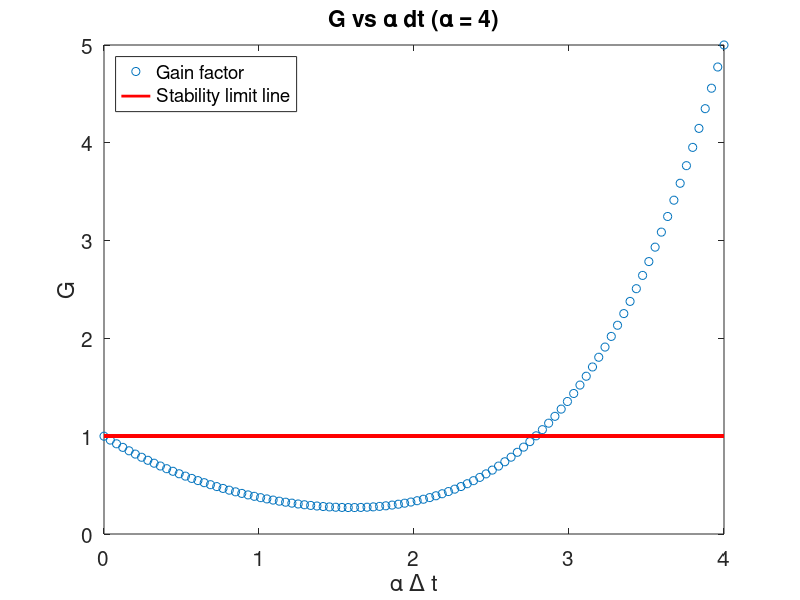

Write MATLAB code to recreate this figure. (Note: this script raises an error after producing the figure.)
%% Introduction
%Aldous George
%EP 501
%Final Exam
%This code contains excerpts from codes provided by Dr. Zettergen.
%https://github.com/Zettergren-Courses/EP501_matlab/
clc
clearvars
close all
%% Problem 1

n = 100;
dt = linspace(0,1,n);
alpha = 4;
G=zeros(1,n);
for i=1:n
        G(i) = 1-(dt(i)*alpha)+(0.5*(dt(i)*alpha)^2)-...
            ((1/6)*(dt(i)*alpha)^3)+((1/24)*(dt(i)*alpha)^4);
end

figure(1);
alphadt=alpha.*dt;
plot(alphadt,G,'o');
set(gca,'FontSize',15);
ylabel('G');
xlabel('\alpha \Delta t');
hold on
plot(0:0.04:4,ones(101),'r','LineWidth',2);
legend('Gain factor','Stability limit line','Location','NorthWest');
title('G vs \alpha dt (\alpha = 4)')

%1-c
x=linspace(0,20,1000);        %radial independent variable
maxit =100;              %Max Iterations 
tol=1e-3;                %Tolerance
verbose =false;
g = @objfun1;
gprime = @objgradfun1;
ygrid=g(x);
g2 = @objfun2;
ygrid2 = ygrid+2;

for j=1:2
    x0=(j-1);    %Initial condition x_i
    [R(j),it,success]=newton_exact(g,gprime,x0,maxit,tol,verbose);
end
disp(['Real Roots: ', num2str(R)]);
figure(2)
subplot(1,2,1)
plot(x,ygrid)
set(gca,'FontSize',15);
ylim([-1,10]);
xlabel('\Delta t');
ylabel('gain factor');
title('G(\alpha ,\Delta t)-1 = 0')
subplot(1,2,2)
plot(x,ygrid2)
set(gca,'FontSize',15);
ylim([-1,10]);
title('1-b) G(\alpha ,\Delta t)+1 = 0')
xlabel('\Delta t');
ylabel('gain factor');

%1-d 
%Gridding in time
N=16;
tmin=0;
tmax=10;
t=linspace(tmin,tmax,N);
%t=[tmin:R(2):tmax];
dt=t(2)-t(1);

%true solution
y0=1;
ybar=y0*exp(-alpha*t);

%RK2
yRK2=zeros(1,N);
yRK2(1)=y0;
for n=2:N
    yhalf=yRK2(n-1)+dt/2*(-alpha*yRK2(n-1));
    yRK2(n)=yRK2(n-1)+dt*(-alpha*yhalf);
end %for

%RK4
yRK4=zeros(1,N);
yRK4(1)=y0;
for n=2:N
    dy1=dt*fRK(t(n-1),yRK4(n-1),alpha);
    dy2=dt*fRK(t(n-1)+dt/2,yRK4(n-1)+dy1/2,alpha);
    dy3=dt*fRK(t(n-1)+dt/2,yRK4(n-1)+dy2/2,alpha);
    dy4=dt*fRK(t(n-1)+dt,yRK4(n-1)+dy3,alpha);
    
    yRK4(n)=yRK4(n-1)+1/6*(dy1+2*dy2+2*dy3+dy4);
end %for

figure(3);
clf;
plot(t,ybar,'o-');
xlabel('t');
ylabel('y(t)');
set(gca,'FontSize',15);
hold on;
plot(t,yRK2,'--')
plot(t,yRK4,'^-')
ylim([0,8]);
legend('Exact','RK2','RK4')
title('1-d) f(t,y) = -\alpha y');

%1-e
%Gridding in time
%Recalculating below the limit
N=15;                           %Slightly below the limit
t=linspace(tmin,20,N);
dt=t(2)-t(1);

ybar=y0*exp(-alpha*t);

%RK4
yRK4=zeros(1,N);
yRK4(1)=y0;
for n=2:N
    dy1=dt*fRK(t(n-1),yRK4(n-1),alpha);
    dy2=dt*fRK(t(n-1)+dt/2,yRK4(n-1)+dy1/2,alpha);
    dy3=dt*fRK(t(n-1)+dt/2,yRK4(n-1)+dy2/2,alpha);
    dy4=dt*fRK(t(n-1)+dt,yRK4(n-1)+dy3,alpha);
    
    yRK4(n)=yRK4(n-1)+1/6*(dy1+2*dy2+2*dy3+dy4);
end %for

figure(4);
subplot(1,2,1);
plot(t,ybar,'o-');
xlabel('t');
ylabel('y(t)');
set(gca,'FontSize',15);
hold on
plot(t,yRK4,'^-')
legend('Exact','RK4')
title('1-e) \Delta t = 0.7143');

%Recalculating above the limit
N=16;                           %Slightly above the limit
t=linspace(tmin,tmax,N);
dt=t(2)-t(1);

ybar=y0*exp(-alpha*t);

%RK4
yRK4=zeros(1,N);
yRK4(1)=y0;
for n=2:N
    dy1=dt*fRK(t(n-1),yRK4(n-1),alpha);
    dy2=dt*fRK(t(n-1)+dt/2,yRK4(n-1)+dy1/2,alpha);
    dy3=dt*fRK(t(n-1)+dt/2,yRK4(n-1)+dy2/2,alpha);
    dy4=dt*fRK(t(n-1)+dt,yRK4(n-1)+dy3,alpha);
    
    yRK4(n)=yRK4(n-1)+1/6*(dy1+2*dy2+2*dy3+dy4);
end %for

figure(4);
subplot(1,2,2);
plot(t,ybar,'o-');
xlabel('t');
ylabel('y(t)');
set(gca,'FontSize',15);
hold on
plot(t,yRK4,'^-')
% ylim([0,8]);
legend('Exact','RK4')
title('1-e) \Delta t = 0.6667');

%% Problem 2
clc
clearvars
close all

%2-b
lx=50;
x=linspace(-10,10,lx)';
y=cos(x);                   %y def
ytripleprime=sin(x);

figure();
plot(x,y);
hold on;
plot(x,ytripleprime);

dy3_dx=zeros(lx,1);
dx=x(2)-x(1);

den=dx^3;

%forward difference at the beginning
dy3_dx(1)=(y(4)-3*y(3)+3*y(2)-y(1))/den;

for ix=2:lx-2
    dy3_dx(ix)=(y(ix+2)-3*y(ix+1)+3*y(ix)-y(ix-1))/den;
end %for

%backward difference at the end
dy3_dx(lx-1)=(y(lx-1)-3*y(lx-2)+3*y(lx-3)-y(lx-4))/den;
dy3_dx(lx)=(y(lx)-3*y(lx-1)+3*y(lx-2)-y(lx-3))/den;

x=linspace(-10,10,lx)';
plot(x,dy3_dx,'k--')
legend('Orginal function', 'Analytical', 'Numerical');
xlabel('x');
ylabel('y(x) or y''''''(x)');
title('2-b) Comparison of third derivative approximations');
xlim([0 2*pi]);


%2-d
disp('2-d)');

M = [ -2,2,-4/3,2/3; -1,1/2,-1/6,1/24; 1,1/2,1/6,1/24; 2,2,4/3,2/3];
[L,U] = DLUfactor(M);
nref=length(M);
InvM=[];
for ir=1:nref
    B=zeros(nref,1);
    B(ir) = 1;
    %Forward sub for b'
    Bprime=LTriForwardSub(L,B);
    %Back substitution for x
    x=backsub(cat(2,U,Bprime)); %ith column of the Inverse
    InvM=cat(2,InvM,x);
end %for
disp('Inverse of M:  ');
disp(InvM);

%2-f
disp('2-f');
x=linspace(-10,10,lx)';
y=cos(x);
f4prime=cos(x);

figure();
plot(x,y);
hold on;
plot(x,f4prime);

den=dx^4;
%forward difference at the beginning
dy4_dx(1)=(y(5)-4*y(4)+6*y(3)-4*y(2)+y(1))/den;
dy4_dx(2)=(y(6)-4*y(5)+6*y(4)-4*y(3)+y(2))/den;

for ix=3:lx-2
    dy4_dx(ix)=(y(ix+2)-4*y(ix+1)+6*y(ix)-4*y(ix-1)+y(ix-2))/den;
end %for

%backward difference at the end
dy4_dx(lx-1)=(y(lx-1)-4*y(lx-2)+6*y(lx-3)-4*y(lx-4)+y(lx-5))/den;
dy4_dx(lx)=(y(lx)-4*y(lx-1)+6*y(lx-2)-4*y(lx-3)+y(lx-4))/den;

x=linspace(-10,10,lx)';
plot(x,dy4_dx,'k--')
legend('Orginal function', 'Analytical', 'Numerical');
xlabel('x');
ylabel('y(x) or y''''''(x)');
title('2-f) Comparison of Fourth derivative approximations');
xlim([0 2*pi]);

%2-g
disp('2-g');
n=6;
for j=1:n
    for k=1:n
        M(j,k)= ((n/2)+1-j)^k/(factorial(k));
        if (n/2)+1-j<=0
            M(j,k)=((n/2)-j)^k/factorial(k);
        end
    end
end
M=flip(M);
disp(M);

%Inverse of M

[L,U] = DLUfactor(M);
nref=length(M);
InvM=[];
for ir=1:nref
    B=zeros(nref,1);
    B(ir) = 1;
    %Forward sub for b'
    Bprime=LTriForwardSub(L,B);
    %Back substitution for x
    x=backsub(cat(2,U,Bprime)); %ith column of the Inverse
    InvM=cat(2,InvM,x);
end %for
disp('Inverse of M:  ');
disp(InvM);


%% Problem 3
clc
clearvars
close all

%Parameters
lamda=2;
dx=1/64;
lx=65;
dt=5*dx^2/(2*lamda);
x=0:dx:1;


tmax=1024*(1/(lamda*2*pi/(2*dx)^2));
t=0:dt:tmax;
lt=numel(t);

%Boundary Conditions
f=zeros(lx,lt);
f(:,lt)=sin(2*pi*x)+sin(8*pi*x);

A=zeros(lx,lx);
b=zeros(1,lx);
%b
ff=f;
%Euler iterations
for n=lt-1:-1:2
    A(1,1)=1;
    b(1)=0; 
    for i=2:lx-1     %interior grid points
        %i-1 coeff
        A(i,i-1)=-lamda/2/dx^2;
        
        %i coeff
        A(i,i)=1/dt+lamda/dx^2;
        
        %i+1 coeff
        A(i,i+1)=-lamda/2/dx^2;
        
        b(i)=ff(i,n+1)/dt+(ff(i+1,n+1)-2*ff(i,n+1)+ff(i-1,n+1))/dx^2*(lamda/2);        
    end %for
    A(lx,lx)=1;
    b(lx)=0;
    
    [Amod,ord] = Gauss_elim(A,b',false);
    fnow=backsub(Amod(ord,:));
    ff(:,n)=fnow;
end %for
ff=flip(ff,2);

%d
fs=f;
%second order iteration
for n=lt-1:-1:2
    A(1,1)=1;
    b(1)=0; 
    for i=2:lx-1     %interior grid points
        %i-1 coeff
        A(i,i-1)=-lamda/dx^2;
        
        %i coeff
        A(i,i)=3/dt+2*lamda/dx^2;
        
        %i+1 coeff
        A(i,i+1)=-lamda/dx^2;
        
        b(i)=(3*fs(i,n+1)+fs(i,n-1))/dt+(ff(i+1,n+1)-2*ff(i,n+1)+ff(i-1,n+1))/dx^2*(lamda);        
    end %for
    A(lx,lx)=1;
    b(lx)=0;
    
    [Amod,ord] = Gauss_elim(A,b',false);
    fnow=backsub(Amod(ord,:));
    fs(:,n)=fnow;
end %for
fs=flip(fs,2);


figure(1);
subplot(131);
imagesc(t,x,ff);
colorbar;
axis xy;
xlabel('time (s)');
ylabel('x (m)')
title('Euler')
set(gca,'FontSize',16);

subplot(132);
imagesc(t,x,fs);
colorbar;
axis xy;
xlabel('time (s)');
ylabel('x (m)')
title('Second order')
set(gca,'FontSize',16);

%Compute and plot the analytical solution (see course repository ./test_problems/ for derivation)
[T,X]=meshgrid(t,x);
exact=exp(-4*pi^2*lamda*T).*sin(2*pi*X)+exp(-64*pi^2*lamda*T).*sin(8*pi*X);

figure(1);
subplot(133);
imagesc(t,x,exact);
colorbar;
axis xy;
xlabel('time (s)');
ylabel('x (m)');
title('Exact');
set(gca,'FontSize',16);